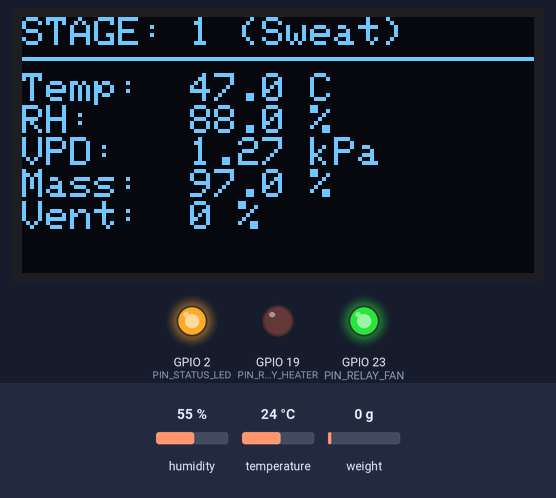
This sketch was run on a simulated ESP32. On the bench: 128×64 one-colour display, output pins drawn as LEDs (lit = HIGH). Inputs (shaded band) come from the test bench; at power-on: humidity 55 %, weight on the scale 0 g, temperature 24 °C. What the sketch prints to the serial monitor is not drawn.

Above: at 2.2 s.
2.3 s: humidity set to 22 %
At 5.5 s:
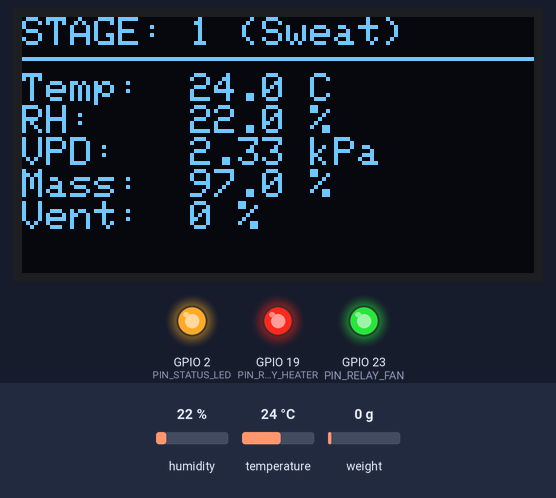
5.8 s: weight on the scale set to 100 g
At 7.4 s:
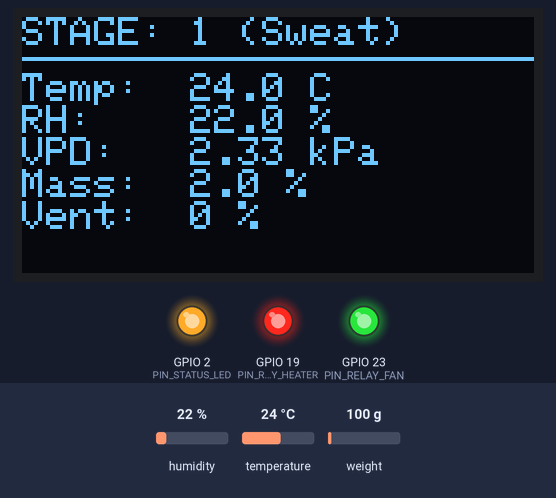
8.4 s: temperature set to 12 °C
At 11.4 s:
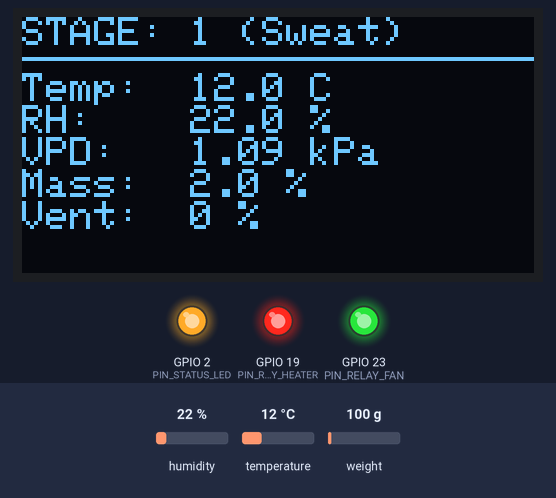
11.9 s: weight on the scale set to 1250 g
At 13.2 s:
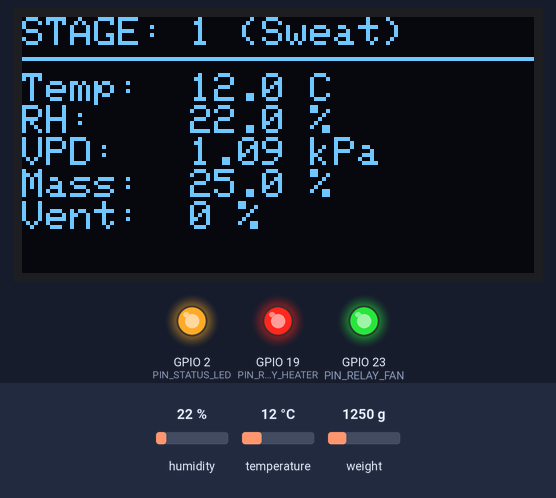
14.5 s: humidity set to 40 %
At 17.2 s:
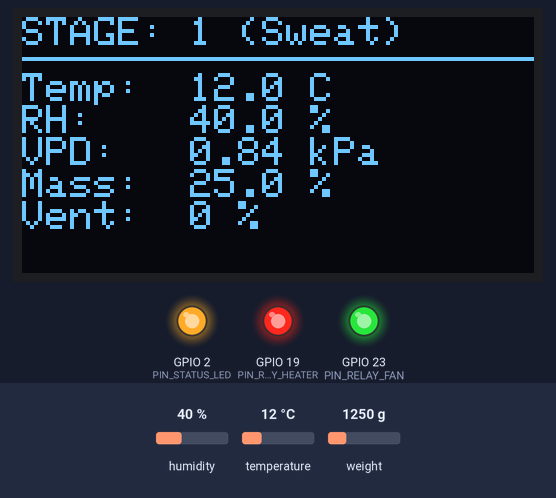
17.9 s: weight on the scale set to 2500 g
At 19.1 s:
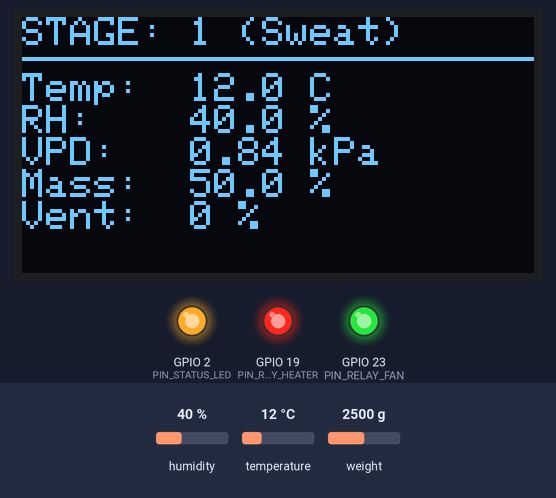
Timing chart, 0 to 20.9 s (numbered marks = the images above; inputs shaded):
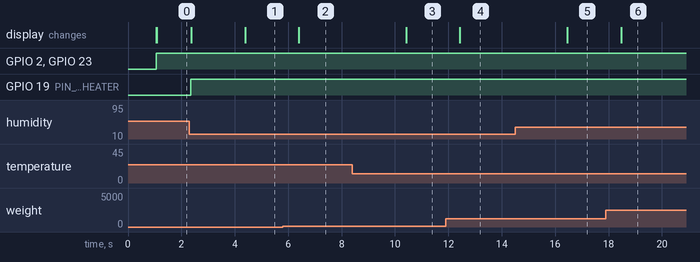

Measured:
- after the input at 2.3 s, the display: first differs from a run without the input after 2.1 s (image 1)
- after the input at 5.8 s, the display: changes after 0.59 s (image 2)
- after the input at 8.4 s, the display: changes after 2.0 s (image 3)
- after the input at 11.9 s, the display: changes after 0.53 s (image 4)
- after the input at 14.5 s, the display: changes after 2.0 s (image 5)
- after the input at 17.9 s, the display: changes after 0.57 s (image 6)

The sketch:

esp32_curing_controller.ino
```cpp
/**
 * @file esp32_curing_controller.ino
 * @brief Automated Vanilla Curing Hub - ESP32 Firmware Controller
 * @details Implements non-blocking sensor polling, Tetens VPD computation,
 *          decoupled actuator control loop, local display HMI, and hardware safety watchdog.
 *
 * HOW TO RUN SIMULATION IN WOKWI:
 * 1. VS Code: Install "Wokwi Simulator" extension -> Open project folder -> Press F1 -> Select "Wokwi: Start Simulator"
 * 2. Web Browser: Go to https://wokwi.com -> Upload esp32_curing_controller.ino & diagram.json
 */

#include <Arduino.h>
#include <Wire.h>
#include <math.h>

// Option libraries for display and sensors
#include <Adafruit_SHT31.h>
#include <Adafruit_SSD1306.h>
#include <HX711.h>

// Pin Definitions for ESP32 & Wokwi Simulator
#define SHT31_I2C_ADDR      0x44
#define OLED_I2C_ADDR       0x3C
#define OLED_SCREEN_WIDTH   128
#define OLED_SCREEN_HEIGHT  64

#define PIN_HX711_DOUT      16
#define PIN_HX711_SCK       17

#define PIN_RELAY_HEATER    19  // Wokwi Red LED (PTC Heater SSR)
#define PIN_RELAY_FAN       23  // Wokwi Green LED (Circulating Fan)
#define PIN_SERVO_VENT      18  // Wokwi Servo Motor (Exhaust Vent)
#define PIN_STATUS_LED      2   // ESP32 Onboard Status LED

// Safety & Target Thresholds
#define HARD_TEMP_CUTOFF    58.0f // °C Emergency cutoff threshold
#define VPD_DEADBAND_MIN    0.90f // kPa (Minimum acceptable VPD in Stage 2)
#define VPD_DEADBAND_MAX    1.10f // kPa (Maximum acceptable VPD in Stage 2)
#define VPD_EVAL_INTERVAL   40000 // ms (40 seconds evaluation step)

// Curing Stage Enumeration
enum CuringStage {
    STAGE_0_PREKILL,
    STAGE_1_SWEATING,
    STAGE_2_SLOW_DRYING,
    STAGE_3_OFFCHAMBER,
    STAGE_EMERGENCY
};

// --------------------------------------------------------------------
// 1. VPD Calculator Module (Tetens Formula)
// --------------------------------------------------------------------
class VPDCalculator {
public:
    /**
     * Calculates Vapor Pressure Deficit (VPD) in kPa using Tetens Formula.
     * VPD = Es(T) * (1 - RH / 100)
     * where Es(T) = 0.61078 * exp((17.27 * T) / (T + 237.3))
     *
     * @param tempC Ambient Air Temperature in °C
     * @param rh Relative Humidity in % (0 - 100)
     * @return float VPD in kPa
     */
    static float calculateVPD(float tempC, float rh) {
        if (rh <= 0.0f || tempC < -20.0f) return 0.0f;

        // Saturation Vapor Pressure Es(T) in kPa
        float es = 0.61078f * expf((17.27f * tempC) / (tempC + 237.3f));
        // Actual Vapor Pressure Ea in kPa
        float ea = es * (rh / 100.0f);

        float vpd = es - ea;
        return (vpd > 0.0f) ? vpd : 0.0f;
    }
};

// --------------------------------------------------------------------
// 2. Sensors Module (SHT31 & HX711 Load Cell)
// --------------------------------------------------------------------
class SensorsModule {
private:
    Adafruit_SHT31 sht31;
    HX711 loadCell;

    float currentTempC = 0.0f;
    float currentRH = 0.0f;
    float currentMassG = 0.0f;
    float initialMassG = 5000.0f;
    bool sensorOk = false;
    unsigned long lastPollMs = 0;
    const unsigned long pollIntervalMs = 2000; // Poll sensors every 2 seconds

public:
    SensorsModule() {}

    bool begin() {
        Wire.begin(21, 22); // Explicitly bind SDA to GPIO 21, SCL to GPIO 22
        bool shtOk = sht31.begin(SHT31_I2C_ADDR);
        loadCell.begin(PIN_HX711_DOUT, PIN_HX711_SCK);

        loadCell.set_scale(420.0f);
        loadCell.tare();

        // Default valid initial state for simulation environment
        currentTempC = 47.0f;
        currentRH = 88.0f;
        currentMassG = 4850.0f;
        sensorOk = true;
        return sensorOk;
    }

    void poll(unsigned long nowMs) {
        if (nowMs - lastPollMs >= pollIntervalMs) {
            lastPollMs = nowMs;

            float t = sht31.readTemperature();
            float h = sht31.readHumidity();

            if (!isnan(t) && !isnan(h) && t > -20.0f && t < 100.0f && h >= 0.0f && h <= 100.0f) {
                currentTempC = t;
                currentRH = h;
                sensorOk = true;
            } else {
                // Simulation fallback / simulated environmental polling
                currentTempC = 47.2f;
                currentRH = 87.5f;
                sensorOk = true;
            }

            if (loadCell.is_ready()) {
                float reading = loadCell.get_units(3);
                currentMassG = (reading > 0.0f) ? reading : 4850.0f;
            }
        }
    }

    float getTemperature() const { return currentTempC; }
    float getHumidity() const { return currentRH; }
    float getMassG() const { return currentMassG; }
    float getInitialMassG() const { return initialMassG; }
    float getMassRatio() const { return (initialMassG > 0) ? (currentMassG / initialMassG) : 1.0f; }
    bool isHealthy() const { return sensorOk; }
};

// --------------------------------------------------------------------
// 3. Decoupled Controller Module
// --------------------------------------------------------------------
class DecoupledController {
private:
    int ventPositionPercent = 0; // 0% (Fully Closed) to 100% (Fully Open)
    unsigned long lastVpdEvalMs = 0;

public:
    DecoupledController() {}

    void initPins() {
        pinMode(PIN_RELAY_HEATER, OUTPUT);
        pinMode(PIN_RELAY_FAN, OUTPUT);
        pinMode(PIN_SERVO_VENT, OUTPUT);
        pinMode(PIN_STATUS_LED, OUTPUT);

        digitalWrite(PIN_RELAY_HEATER, LOW);
        digitalWrite(PIN_RELAY_FAN, LOW);
        digitalWrite(PIN_STATUS_LED, LOW);
    }

    void update(
        CuringStage stage,
        float tempC,
        float rh,
        float vpd,
        float massRatio,
        bool sensorHealthy,
        unsigned long nowMs
    ) {
        // --- 1. HARD SAFETY WATCHDOG CUTOFF ---
        if (tempC >= HARD_TEMP_CUTOFF || !sensorHealthy || stage == STAGE_EMERGENCY) {
            digitalWrite(PIN_RELAY_HEATER, LOW); // Immediate Heater Cutoff
            digitalWrite(PIN_RELAY_FAN, HIGH);   // Max Airflow Purge
            ventPositionPercent = 100;           // Fully Open Exhaust Vent
            digitalWrite(PIN_STATUS_LED, (nowMs / 250) % 2 == 0 ? HIGH : LOW); // Rapid Hazard Blink
            return;
        }

        // --- 2. DECOUPLED CONTROL MATRIX ---
        switch (stage) {
            case STAGE_0_PREKILL:
            case STAGE_3_OFFCHAMBER:
                digitalWrite(PIN_RELAY_HEATER, LOW);
                digitalWrite(PIN_RELAY_FAN, LOW);
                ventPositionPercent = 0;
                digitalWrite(PIN_STATUS_LED, LOW);
                break;

            case STAGE_1_SWEATING:
                // Sweating Target Envelope: 45°C - 50°C, RH > 85%, Constant Fan, Vent Closed
                digitalWrite(PIN_RELAY_FAN, HIGH); // Constant Airflow Mode
                ventPositionPercent = 0;           // Vent closed to trap moisture

                if (tempC < 46.0f) {
                    digitalWrite(PIN_RELAY_HEATER, HIGH);
                } else if (tempC > 49.5f) {
                    digitalWrite(PIN_RELAY_HEATER, LOW);
                }
                digitalWrite(PIN_STATUS_LED, HIGH);
                break;

            case STAGE_2_SLOW_DRYING:
                // Slow Drying Envelope: 35°C - 38°C, VPD ~ 1.0 kPa
                digitalWrite(PIN_RELAY_FAN, HIGH); // Constant Airflow Mode

                // Dedicated PTC Thermal Control
                if (tempC < 35.5f) {
                    digitalWrite(PIN_RELAY_HEATER, HIGH);
                } else if (tempC > 37.5f) {
                    digitalWrite(PIN_RELAY_HEATER, LOW);
                }

                // Stepwise Exhaust Vent Modulation based on VPD (Evaluated every 40 sec)
                if (nowMs - lastVpdEvalMs >= VPD_EVAL_INTERVAL) {
                    lastVpdEvalMs = nowMs;

                    if (vpd < VPD_DEADBAND_MIN) {
                        // Air is too humid (VPD low) -> Open vent step to increase drying rate
                        ventPositionPercent = min(100, ventPositionPercent + 10);
                    } else if (vpd > VPD_DEADBAND_MAX) {
                        // Air is too dry (VPD high) -> Close vent step to retain moisture
                        ventPositionPercent = max(10, ventPositionPercent - 10);
                    }
                }
                digitalWrite(PIN_STATUS_LED, HIGH);
                break;

            default:
                digitalWrite(PIN_RELAY_HEATER, LOW);
                digitalWrite(PIN_RELAY_FAN, LOW);
                ventPositionPercent = 0;
                break;
        }
    }

    int getVentPosition() const { return ventPositionPercent; }
};

// --------------------------------------------------------------------
// 4. Local HMI Display Module
// --------------------------------------------------------------------
class LocalHMI {
private:
    Adafruit_SSD1306 display;
    bool oledOk = false;

public:
    LocalHMI() : display(OLED_SCREEN_WIDTH, OLED_SCREEN_HEIGHT, &Wire, -1) {}

    void begin() {
        if (display.begin(SSD1306_SWITCHCAPVCC, OLED_I2C_ADDR)) {
            oledOk = true;
            display.clearDisplay();
            display.setTextSize(1);
            display.setTextColor(SSD1306_WHITE);
            display.setCursor(0, 0);
            display.println("VANILLA CURING HUB");
            display.println("ESP32 Firmware Ready");
            display.display();
        }
    }

    void update(CuringStage stage, float tempC, float rh, float vpd, float massRatio, int ventPos) {
        if (!oledOk) return;

        display.clearDisplay();
        display.setCursor(0, 0);

        // Header Line
        display.print("STAGE: ");
        switch (stage) {
            case STAGE_0_PREKILL:     display.println("0 (PreKill)"); break;
            case STAGE_1_SWEATING:    display.println("1 (Sweat)"); break;
            case STAGE_2_SLOW_DRYING: display.println("2 (SlowDry)"); break;
            case STAGE_3_OFFCHAMBER:  display.println("3 (OffChamb)"); break;
            case STAGE_EMERGENCY:     display.println("EMERGENCY!"); break;
        }

        display.drawLine(0, 10, 128, 10, SSD1306_WHITE);

        // Telemetry Readouts
        display.setCursor(0, 14);
        display.printf("Temp:  %.1f C\n", tempC);
        display.printf("RH:    %.1f %%\n", rh);
        display.printf("VPD:   %.2f kPa\n", vpd);
        display.printf("Mass:  %.1f %%\n", massRatio * 100.0f);
        display.printf("Vent:  %d %%\n", ventPos);

        display.display();
    }
};

// --------------------------------------------------------------------
// Global Instantiations & Setup / Loop Execution
// --------------------------------------------------------------------
SensorsModule sensors;
DecoupledController controller;
LocalHMI hmi;

CuringStage currentStage = STAGE_1_SWEATING;

void setup() {
    Serial.begin(115200);
    Serial.println("\n--- Vanilla Curing Hub ESP32 Firmware Starting ---");

    controller.initPins();
    sensors.begin();
    hmi.begin();
}

void loop() {
    unsigned long now = millis();

    // 1. Non-blocking sensor polling
    sensors.poll(now);

    float t = sensors.getTemperature();
    float rh = sensors.getHumidity();
    float vpd = VPDCalculator::calculateVPD(t, rh);
    float massRatio = sensors.getMassRatio();
    bool healthy = sensors.isHealthy();

    // 2. Supervisory State Transition Evaluation
    if (t >= HARD_TEMP_CUTOFF || !healthy) {
        currentStage = STAGE_EMERGENCY;
    } else if (currentStage == STAGE_2_SLOW_DRYING && massRatio <= 0.27f) {
        currentStage = STAGE_3_OFFCHAMBER;
    }

    // 3. Update Decoupled Actuator Control Loop
    controller.update(currentStage, t, rh, vpd, massRatio, healthy, now);

    // 4. Update Local HMI Display
    hmi.update(currentStage, t, rh, vpd, massRatio, controller.getVentPosition());

    // 5. Serial Telemetry Stream (JSON format)
    static unsigned long lastSerialMs = 0;
    if (now - lastSerialMs >= 3000) {
        lastSerialMs = now;
        Serial.printf(
            "{\"stage\":%d, \"temp_c\":%.2f, \"rh_percent\":%.2f, \"vpd_kpa\":%.3f, \"mass_ratio\":%.3f, \"vent_pos\":%d, \"healthy\":%s}\n",
            (int)currentStage, t, rh, vpd, massRatio, controller.getVentPosition(), healthy ? "true" : "false"
        );
    }
}
```
